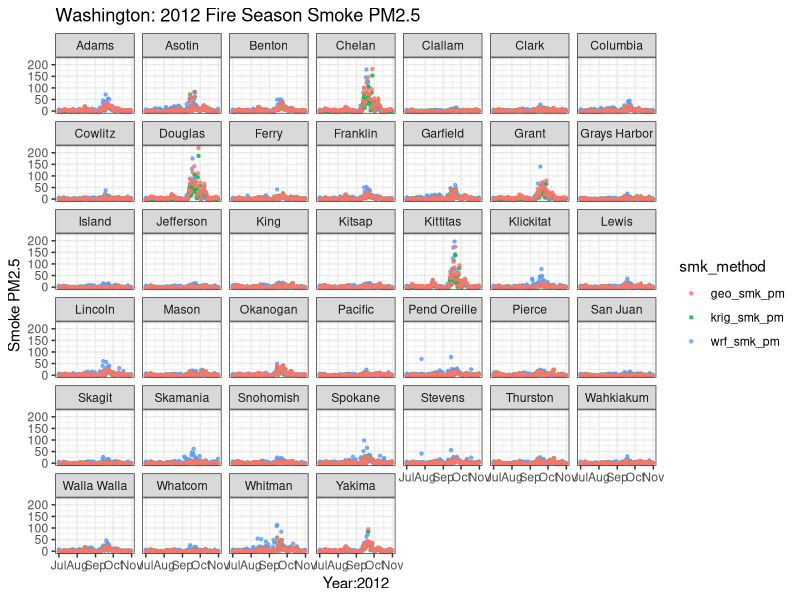
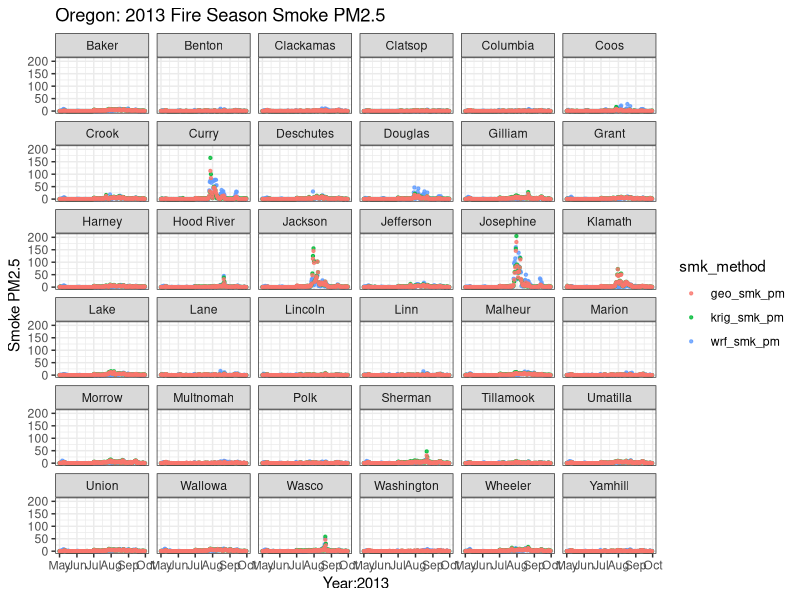
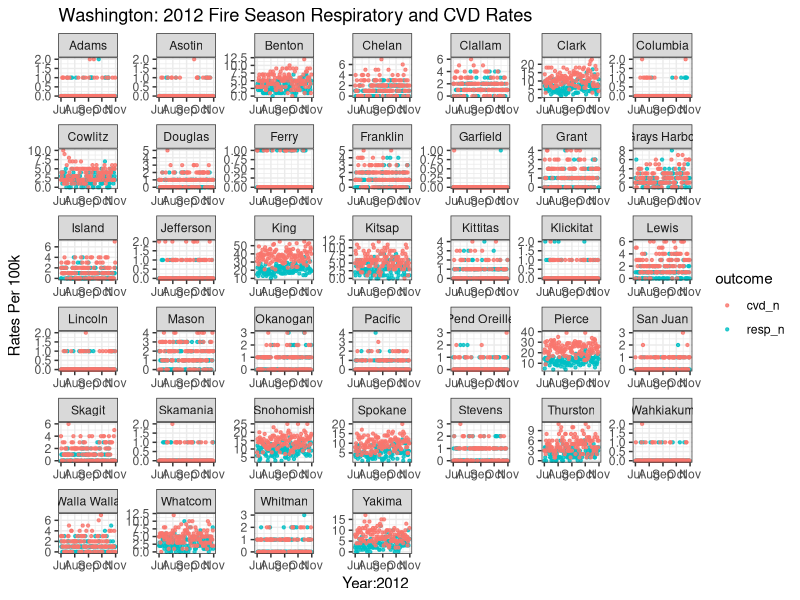
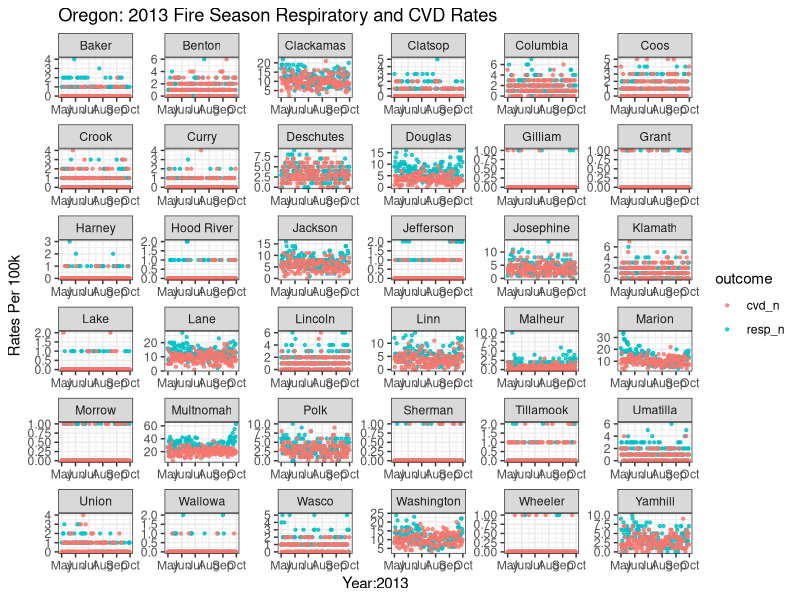
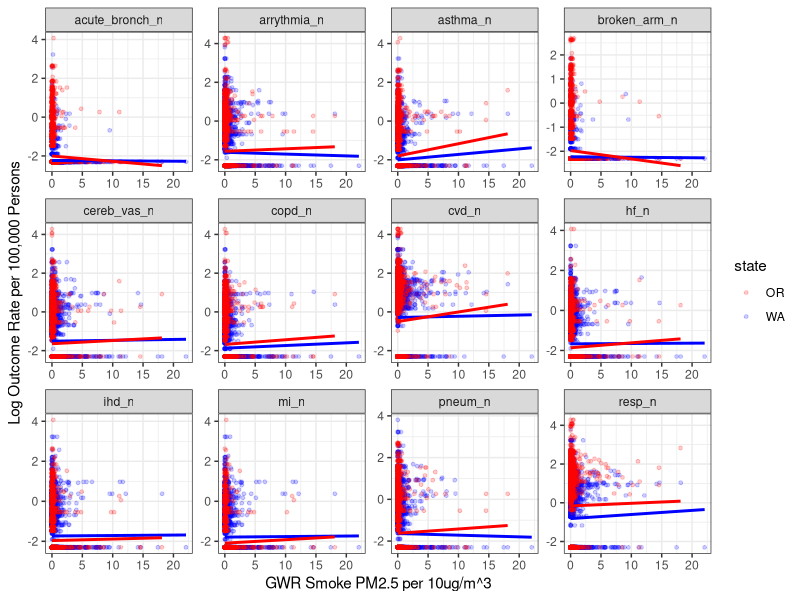
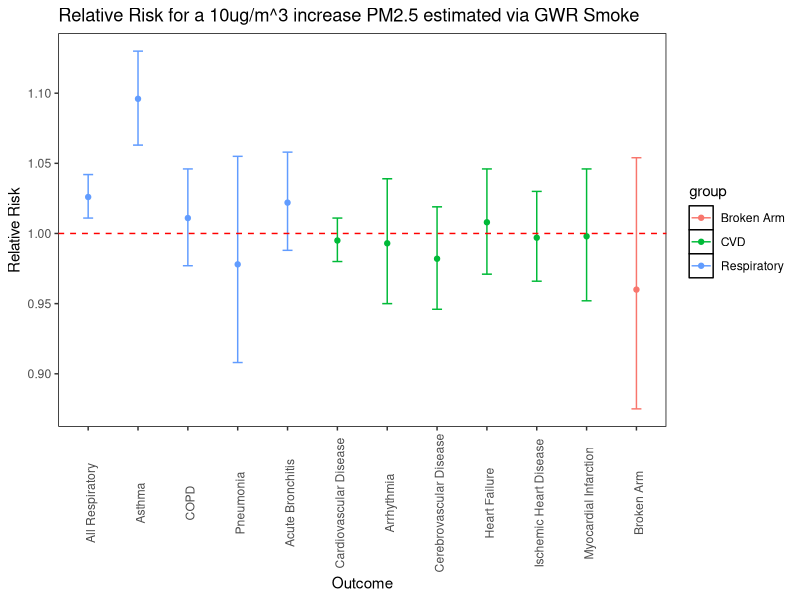

Generate these figures, in order, with R:
## ---- chunk 1
library(tidyverse)
library(lme4)
library(broom)
## ---- chunk 2
meta_ts <- read_csv("../data/meta_timeseries.csv") %>% 
  # creating 10 unit increase var of geo smoke and day of week
  mutate(geo_smk10 = geo_smk_pm/10,
         day = weekdays(date)) %>% 
  # creating lag variables for a crude distributed lag
  group_by(county) %>% 
  mutate(geo_smk_lag1 = lag(geo_smk_pm, 1, order_by = county),
         geo_smk_lag2 = lag(geo_smk_pm, 2, order_by = county),
         geo_smk_lag3 = lag(geo_smk_pm, 3, order_by = county),
         geo_smk_lag4 = lag(geo_smk_pm, 4, order_by = county),
         geo_smk_lag5 = lag(geo_smk_pm, 5, order_by = county),
         geo_smk_lag6 = lag(geo_smk_pm, 6, order_by = county),
         geo_smk_lag7 = lag(geo_smk_pm, 7, order_by = county),
         geo_smk_lag8 = lag(geo_smk_pm, 8, order_by = county),
         geo_smk_lag9 = lag(geo_smk_pm, 9, order_by = county),
         geo_smk_lag10 = lag(geo_smk_pm, 10, order_by = county))
         
## ---- chunk 3
# washington
wa_ts <- meta_ts %>% filter(state == "WA")
# oregon
or_ts <- meta_ts %>% filter(state == "OR")

# count of state outcome timeseries
state_outcome_count <- meta_ts %>% group_by(state, date) %>% 
  # remove columns I don't want to calculate
  select(-fips, -county) %>% 
  # add up outcomes in each county
  summarise_each(funs(sum), n_obs:broken_arm_n)

# average of environmental measures, joined with outcomes
state_ts <- meta_ts %>% group_by(state, date) %>% 
  select(-fips, -county) %>% 
  summarise_each(funs(mean, median, min, max), wrf_pm:wrf_temp) %>% 
  full_join(state_outcome_count, by = c("state", "date"))

#summary(state_ts)

## ---- chunk 4

# small multiples dataset
wa_smk <- wa_ts %>% 
  select(county, date, wrf_smk_pm, krig_smk_pm, geo_smk_pm) %>% 
  gather(key = smk_method, value = pm, -date, - county)
  
  
wa_smk_plot <- ggplot(wa_smk, aes(x = date, y = pm)) +
  geom_point(aes(colour = smk_method), alpha = 0.8, size = 0.8) +
  ggtitle("Washington: 2012 Fire Season Smoke PM2.5") +
  facet_wrap(~county) +
  ylab("Smoke PM2.5") +
  xlab("Year:2012") +
  theme_bw()

wa_smk_plot

## ---- chunk 5

# small multiples dataset
or_smk <- or_ts %>% 
  select(county, date, wrf_smk_pm, krig_smk_pm, geo_smk_pm) %>% 
  gather(key = smk_method, value = pm, -date, - county)
  
  
or_smk_plot <- ggplot(or_smk, aes(x = date, y = pm)) +
  geom_point(aes(colour = smk_method), alpha = 0.8, size = 0.8) +
  facet_wrap(~county) +
  ggtitle("Oregon: 2013 Fire Season Smoke PM2.5") +
  ylab("Smoke PM2.5") +
  xlab("Year:2013") +
  theme_bw()

or_smk_plot

## ---- chunk 6
glimpse(wa_ts)
# small multiples dataset
wa_health <- wa_ts %>% 
  select(county, date, population, n_obs:broken_arm_n) %>% 
  gather(key = outcome, value = events, -date, -county, -population) %>% 
  mutate(rate_per_100k = (events/population)*100000) %>% 
  filter(outcome == "resp_n" | outcome == "cvd_n")

#glimpse(wa_health)

# plot of rates
count_plot <- ggplot(wa_health, aes(x=date, y=events)) +
  geom_point(aes(colour = outcome), alpha = 0.8, size = 0.8) +
  facet_wrap(~county, scales = "free") +
  ggtitle("Washington: 2012 Fire Season Respiratory and CVD Rates") +
  ylab("Rates Per 100k") +
  xlab("Year:2012") +
  theme_bw()

count_plot
## ---- chunk 7
# small multiples dataset
or_health <- or_ts %>% 
  select(county, date, population, n_obs:broken_arm_n) %>% 
  gather(key = outcome, value = events, -date, -county, -population) %>% 
  mutate(rate_per_100k = (events/population)*100000) %>% 
  filter(outcome == "resp_n" | outcome == "cvd_n")

# plot of rates
count_plot <- ggplot(or_health, aes(x=date, y=events)) +
  geom_point(aes(colour = outcome), alpha = 0.8, size = 0.8) +
  facet_wrap(~county, scales = "free") +
  ggtitle("Oregon: 2013 Fire Season Respiratory and CVD Rates") +
  ylab("Rates Per 100k") +
  xlab("Year:2013") +
  theme_bw()

count_plot

## ---- chunk 8
# calclating rates per 100k
rate_df <- meta_ts %>% mutate_at(
    which(colnames(meta_ts)=="n_obs"):which(colnames(meta_ts)=="broken_arm_n"),
    funs((./population)*100000)) %>% 
  mutate_at(c("wrf_smk_pm", "krig_smk_pm", "geo_smk_pm"),
    funs(./10)) %>% 
  select(state, county, date, geo_smk_pm,
  which(colnames(meta_ts)=="n_obs"):
  which(colnames(meta_ts)=="broken_arm_n")) %>% 
  gather(key = outcome, value = rate_100k, -state, 
         -county, -date, -geo_smk_pm) %>% 
  filter(outcome != "n_obs")
  

# plot of pm2.5 every 10 units and asthma
ggplot(rate_df, aes(x = geo_smk_pm, y = log(rate_100k+0.1))) +
  geom_point(aes(colour = state), alpha = 0.2,  size = 1) + 
  scale_colour_manual(values = c("red", "blue")) +
  # truncated y axis
  #scale_y_continuous(limits = c(0, 1.5)) +
  # fit line for Washington
  geom_smooth(data = filter(rate_df, state == "WA"), 
              method=lm, formula = y~x, se = F, colour = "blue") +
  # fit line for Oregon
  geom_smooth(data = filter(rate_df, state == "OR"),
              method=lm, formula = y~x, se = F, colour = "red") +
  facet_wrap(~outcome, scale  = "free") +
  ylab("Log Outcome Rate per 100,000 Persons") +
  xlab("GWR Smoke PM2.5 per 10ug/m^3") +
  theme_bw()  

## ---- chunk 9
# create empty dataframe
rr_df <- data.frame(matrix(nrow = 12, ncol = 4))
colnames(rr_df) <- c("outcome", "rel_risk", "lower_95", "upper_95")

# vector of outcomes
outcome_list <- colnames(meta_ts[, which(colnames(meta_ts)=="resp_n"):
    which(colnames(meta_ts)=="broken_arm_n")])

# names 
outcome_names <- c('All Respiratory', 'Asthma', 'COPD', 'Pneumonia', 
  'Acute Bronchitis', 'Cardiovascular Disease', 'Arrhythmia', 
  'Cerebrovascular Disease', 'Heart Failure', 'Ischemic Heart Disease',
  'Myocardial Infarction', 'Broken Arm')

# populate outcome column
rr_df[,1] <- factor(outcome_names, levels=unique(outcome_names))

meow <- lapply(outcome_list, function(x){

 smk_est <- tidy(glm(as.formula(paste0(x, 
    "~ geo_smk10 + wrf_temp + state + county + 
    day + offset(log(population))")), 
    meta_ts, family="quasipoisson"))[2, ]
 
 rr <- c(round(exp(smk_est[1,2]),3),
         round(exp(smk_est[1,2]-1.96*smk_est[1,3]),3),
         round(exp(smk_est[1,2]+1.96*smk_est[1,3]),3))
 
}) # end apply

for(i in 1:nrow(rr_df)){
  rr_df[i,2:4] <- meow[[i]]
}

# add in a grouping variable
rr_df$group <- NA
rr_df[1:5, 5] <- "Respiratory"
rr_df[6:11, 5] <- "CVD"
rr_df[12, 5] <- "Broken Arm"

# tried apply function and it might have been easier to just use a loop
# as I needed a for loop to fill the list in to the dataframe
# code is more compact though
# I should check speed (or make a custom function to do this one day)

ggplot(rr_df, aes(x=outcome, y = rel_risk, colour = group)) +
  geom_point() +
  geom_errorbar(aes(ymin=lower_95, ymax=upper_95), width = 0.2) +
  geom_hline(yintercept = 1, linetype = 2, colour = "red") +
  theme(
   panel.background = element_rect(fill = 'white', colour = 'black'),
   panel.grid.major = element_blank(),
   panel.grid.minor = element_blank(),
   axis.text.x = element_text(angle = 90, vjust = .75)) +
  ylab("Relative Risk") +
  xlab("Outcome") +
  ggtitle("Relative Risk for a 10ug/m^3 increase PM2.5 estimated via GWR Smoke")
